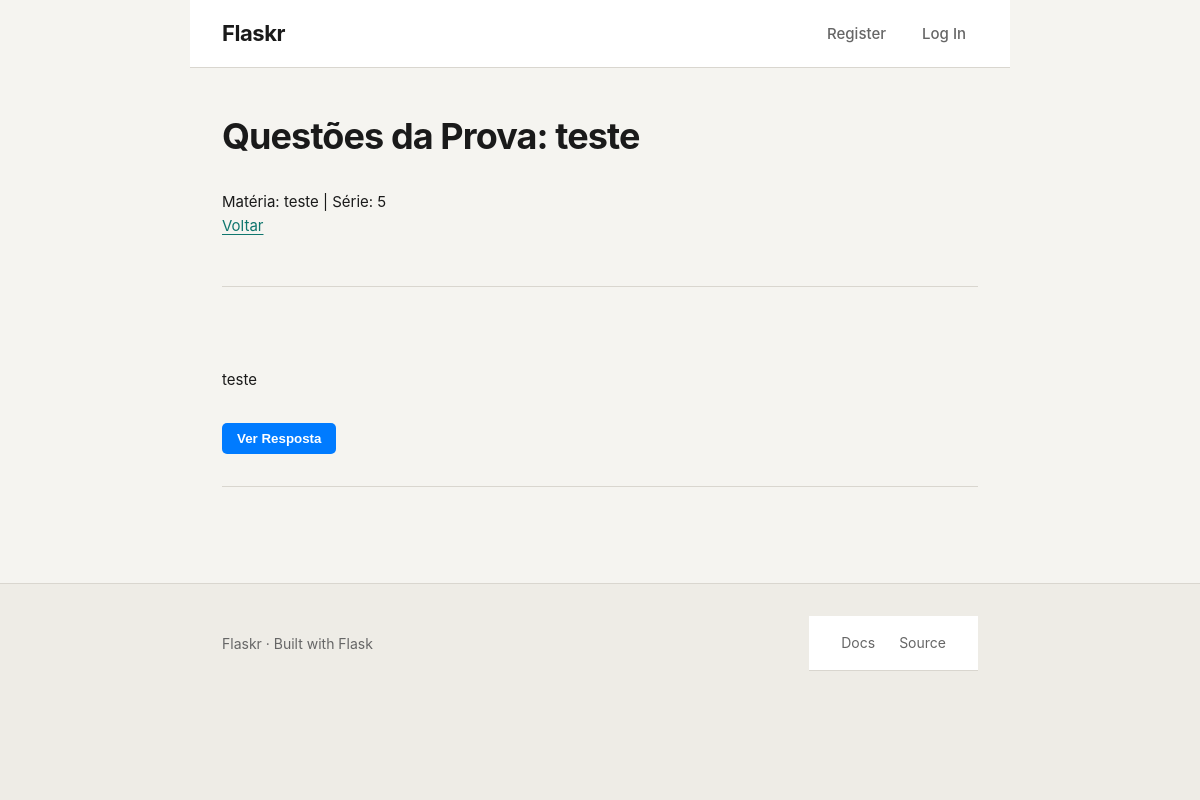
/prova/1/questoes, run on the app's committed database.
### tables this page shows
CREATE TABLE provas (
    id INTEGER PRIMARY KEY AUTOINCREMENT,
    author_id INTEGER NOT NULL,
    created TIMESTAMP NOT NULL DEFAULT CURRENT_TIMESTAMP,
    titulo TEXT NOT NULL,
    serie TEXT NOT NULL,
    materia TEXT NOT NULL,
    FOREIGN KEY (author_id) REFERENCES user (id)
);

CREATE TABLE questoes (
    id INTEGER PRIMARY KEY AUTOINCREMENT,
    prova_id INTEGER NOT NULL,
    enunciado TEXT NOT NULL,
    resposta TEXT NOT NULL,  -- NOVA COLUNA PARA O GABARITO
    created TIMESTAMP NOT NULL DEFAULT CURRENT_TIMESTAMP,
    FOREIGN KEY (prova_id) REFERENCES provas (id) ON DELETE CASCADE
);

### flaskr/blog.py (the view)
@bp.route('/prova/<int:prova_id>/questoes')
def listar_questoes(prova_id):
    prova = get_prova(prova_id, check_author=False)
    db = get_db()
    questoes = db.execute(
        'SELECT id, prova_id, enunciado, resposta, created'
        ' FROM questoes'
        ' WHERE prova_id = ?'
        ' ORDER BY created ASC',
        (prova_id,)
    ).fetchall()
    return render_template('blog/questoes.html', prova=prova, questoes=questoes)

### flaskr/auth.py (called while the page is built)
@bp.before_app_request
def load_logged_in_user():
    user_id = session.get('user_id')
    if user_id is None:
        g.user = None
    else:
        g.user = get_db().execute('SELECT * FROM user WHERE id = ?', (user_id,)).fetchone()

### flaskr/blog.py (called while the page is built)
def get_prova(id, check_author=True):
    prova = get_db().execute(
        'SELECT p.id, titulo, serie, materia, author_id, username'
        ' FROM provas p JOIN user u ON p.author_id = u.id'
        ' WHERE p.id = ?',
        (id,)
    ).fetchone()
    if prova is None:
        abort(404, f"Prova id {id} não existe.")
    if check_author and g.user['is_admin'] == 0 and prova['author_id'] != g.user['id']:
        abort(403)
    return prova

### flaskr/db.py (called while the page is built)
def get_db():
    if 'db' not in g:
        g.db = sqlite3.connect(
            current_app.config['DATABASE'],
            detect_types=sqlite3.PARSE_DECLTYPES
        )
        g.db.row_factory = sqlite3.Row
        g.db.execute("PRAGMA foreign_keys = ON")
    return g.db

### flaskr/templates/blog/questoes.html (shortened to what this page needs)
{% extends 'base.html' %}
{% block content %}
  <header>
    <h1>Questões da Prova: {{ prova['titulo'] }}</h1>
    <p>Matéria: {{ prova['materia'] }} | Série: {{ prova['serie'] }}</p>
    <a class="action" href="{{ url_for('blog.index') }}">Voltar</a>
  </header>
  <hr>
  {% for questao in questoes %}
    <article class="post">
        <header>
            <div>
                <p class="body" style="white-space: pre-wrap;">{{ questao['enunciado'] }}</p>
                {% if questao['resposta'] %}
                    <button type="button" onclick="toggleGabarito({{ questao['id'] }})" style="margin-top: 15px; padding: 8px 15px; background-color: #007bff; color: white; border: none; border-radius: 5px; cursor: pointer; font-weight: bold;">
                      Ver Resposta
                    </button>
                {% endif %}
            </div>
        </header>
    </article>
  {% else %}
    <p>Esta prova ainda não possui questões cadastradas.</p>
  {% endfor %}
{% endblock %}

### flaskr/static/style.css (style rules this page uses)
*, *::before, *::after { box-sizing: border-box; margin: 0; padding: 0; }
:root { --c-bg: #f5f4f0; --c-bg-subtle: #eeece6; --c-surface: #ffffff; --c-text: #1a1a1a; --c-text-muted: #666666; --c-text-subtle: #999999; --c-border: #d9d6cf; --c-border-strong: #a19e96; --c-accent: #0f766e; --c-accent-hover: #0d5f59; --c-accent-subtle: #d1ede9; --c-error: #b91c1c; --c-error-bg: #fef2f2; --c-success: #15803d; --c-success-bg: #f0fdf4; --s-1: 4px; --s-2: 8px; --s-3: 12px; --s-4: 16px; --s-5: 24px; --s-6: 32px; --s-8: 48px; --s-10: 64px; --s-12: 96px; --r-sm: 4px; --r-md: 6px; --r-lg: 10px; --content: 820px; --narrow: 640px; }
html { font-size: 100%; accent-color: var(--c-accent); }
body { font-family: "Inter", -apple-system, BlinkMacSystemFont, "Segoe UI", system-ui, "Noto Sans", sans-serif; font-size: 15px; line-height: 1.6; color: var(--c-text); background: var(--c-bg); -webkit-font-smoothing: antialiased; text-rendering: optimizeLegibility; display: grid; grid-template-rows: auto auto 1fr auto; min-height: 100vh; min-height: 100dvh; }
main h1 { font-size: clamp(1.875rem, 1.5rem + 1vw, 2.5rem); font-weight: 700; letter-spacing: -0.025em; line-height: 1.15; margin-block-end: var(--s-6); text-wrap: balance; }
main a { color: var(--c-accent); text-decoration: underline; text-underline-offset: 3px; text-decoration-thickness: 1px; transition: color 0.15s; }
main hr { border: 0; border-top: 1px solid var(--c-border); margin: var(--s-8) 0; }
main > article.post { display: grid; grid-template-rows: subgrid; grid-row: span 4; padding-block: var(--s-5); border-bottom: 1px solid var(--c-border); }
article.post header { display: grid; gap: var(--s-1); padding-block-end: var(--s-2); }
article.post .body { white-space: pre-wrap; line-height: 1.7; color: var(--c-text); padding-block: var(--s-2) var(--s-4); }

### data on the page
provas: titulo "teste", materia "teste", serie "5"
questoes: enunciado "teste"
